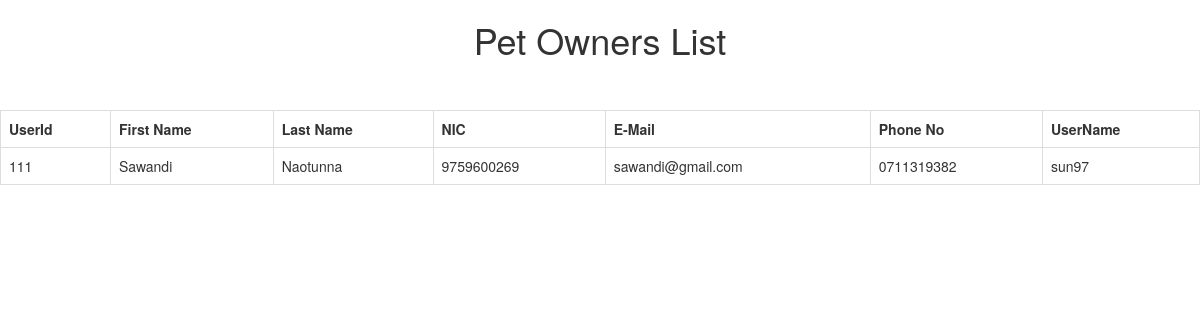
Page /Sawandi/viewOwnersInfo.php on the earlier database version.
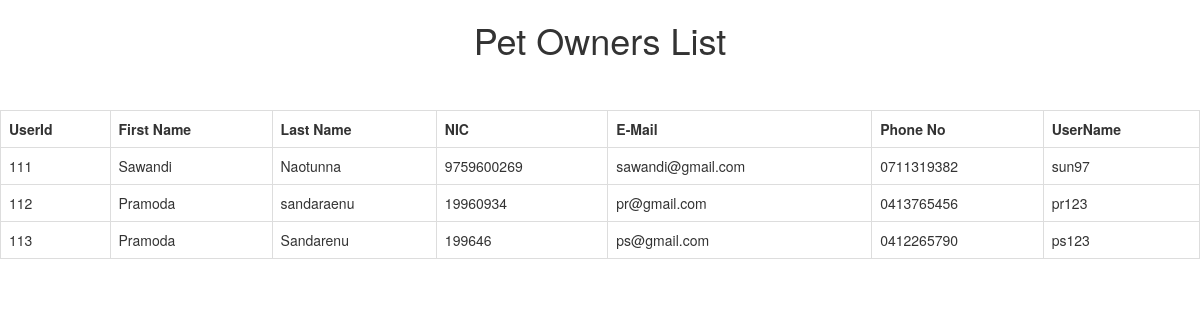
Same page on the later database version.
### tables this page shows
CREATE TABLE `petowners` (
  `UserId` int(10) NOT NULL,
  `Fname` varchar(20) NOT NULL,
  `Lname` varchar(20) NOT NULL,
  `NIC` varchar(20) NOT NULL,
  `Email` varchar(50) NOT NULL,
  `Phone` varchar(10) NOT NULL,
  `Status` tinyint(1) NOT NULL
);

CREATE TABLE `userlogindetails` (
  `UserId` int(11) NOT NULL,
  `Username` varchar(20) NOT NULL,
  `Password` varchar(1000) NOT NULL,
  `UserType` varchar(20) NOT NULL
);

### Sawandi/viewOwnersInfo.php (the view, shortened to what this page needs)
<!DOCTYPE html>
<html>
<head>
	<link rel="stylesheet" href="https://maxcdn.bootstrapcdn.com/bootstrap/3.3.6/css/bootstrap.min.css" />
</head>
	<body>
		<h1 align = "center">Pet Owners List</h1>
		<br><br>
		<table border = "1" align = "center" class="table table-bordered">
			<tr>
				<th>UserId</th>
				<th>First Name</th>
				<th>Last Name</th>
				<th>NIC</th>
				<th>E-Mail</th>
				<th>Phone No</th>
				<th>UserName</th>
			</tr>
			<?php
				require_once('connection.php');
				$sql = "SELECT * from petowners p,userlogindetails u where p.UserId = u.UserId";
				$result = mysqli_query($con,$sql);
				if(mysqli_num_rows($result)>0){
					while($row = mysqli_fetch_assoc($result))
					{
						echo "<tr>
							<td>".$row["UserId"]."</td>
							<td>".$row["Fname"]."</td>
							<td>".$row["Lname"]."</td>
							<td>".$row["NIC"]."</td>
							<td>".$row["Email"]."</td>
							<td>".$row["Phone"]."</td>
							<td>".$row["Username"]."</td>
												</tr>";
					}
					echo "</table>";
				}
				else
				{
					echo "0 result";
				}
			?>
	</body>
</html>

Differences in the rows shown:
added petowners: userlogindetails.UserId "112", Fname "Pramoda", Lname "sandaraenu", NIC "19960934", Email "pr@gmail.com", Phone "0413765456", userlogindetails.Username "pr123"
added petowners: userlogindetails.UserId "113", Fname "Pramoda", Lname "Sandarenu", NIC "199646", Email "ps@gmail.com", Phone "0412265790", userlogindetails.Username "ps123"
